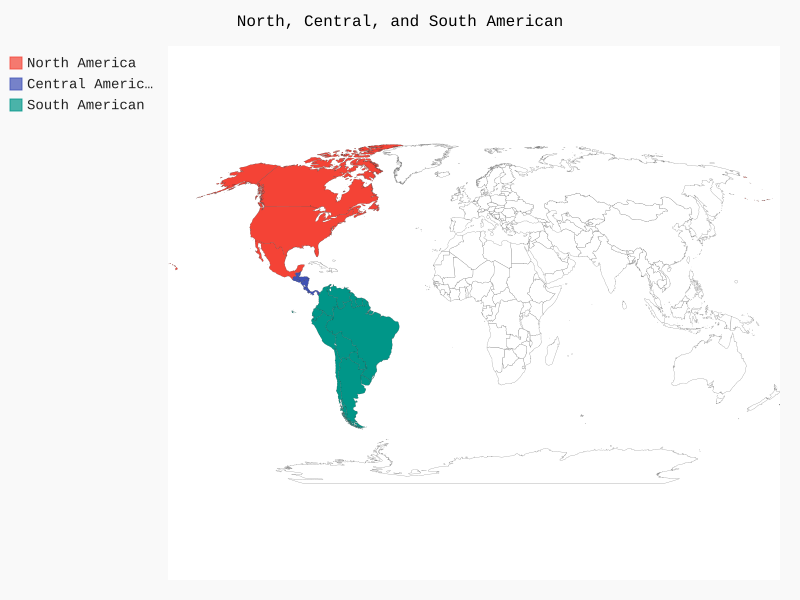

Write the Python code that produced this figure.
import pygal.maps.world
wm = pygal.maps.world.World()
wm.title = 'North, Central, and South American'

wm.add('North America', ['ca', 'mx', 'us'])
wm.add('Central American', ['bz', 'cr', 'gt', 'hn', 'ni', 'pa', 'sv'])
wm.add('South American', ['ar', 'bo', 'br', 'cl', 'co', 'ec', 'gf', 'gy', 'pe', 'py', 'sr', 'uy', 've'])

wm.render_to_file('americans.svg')
